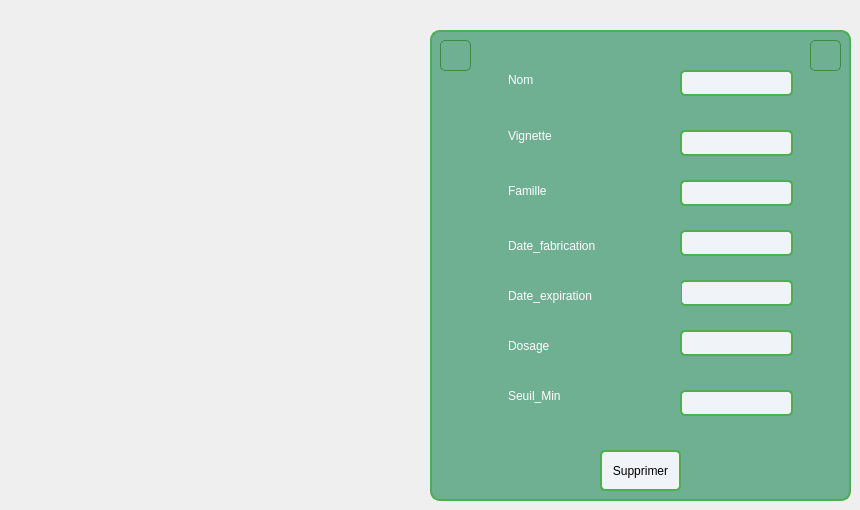
    <widget class="QWidget" name="tab_4">
     <attribute name="title">
      <string>supprimer</string>
     </attribute>
     <widget class="QFrame" name="frame_5">
      <property name="geometry">
       <rect>
        <x>430</x>
        <y>30</y>
        <width>421</width>
        <height>471</height>
       </rect>
      </property>
      <property name="styleSheet">
       <string notr="true">*{
    background-color: #f0f4f8;  /* Couleur de fond gris clair */
    font-family: Arial, sans-serif;  /* Police moderne et lisible */
}

/* Style pour les QFrame avec couleur vert pistache */
QFrame {
 background-color: #6FAF92;   /* Fond vert pistache */
    border: 2px solid #4CAF50;   /* Bordure vert émeraude */
    border-radius: 10px;         /* Coins arrondis */
    padding: 15px;        
}
QLabel {
    border: none;
}
</string>
      </property>
      <property name="frameShape">
       <enum>QFrame::NoFrame</enum>
      </property>
      <widget class="QLineEdit" name="lineEdit_29">
       <property name="geometry">
        <rect>
         <x>250</x>
         <y>40</y>
         <width>113</width>
         <height>26</height>
        </rect>
       </property>
       <property name="styleSheet">
        <string notr="true">* {
    background-color: #FFFFF;   /* Fond vert pistache */
    border:  2px solid #4CAF50;   /* Bordure bleu clair */
    border-radius: 5px;         /* Coins arrondis */
    padding: 15px;               /* Espacement interne */
}</string>
       </property>
      </widget>
      <widget class="QLineEdit" name="lineEdit_30">
       <property name="geometry">
        <rect>
         <x>250</x>
         <y>100</y>
         <width>113</width>
         <height>26</height>
        </rect>
       </property>
       <property name="styleSheet">
        <string notr="true">* {
    background-color: #FFFFF;   /* Fond vert pistache */
    border: 2px solid #4CAF50;   /* Bordure bleu clair */
    border-radius: 5px;         /* Coins arrondis */
    padding: 15px;               /* Espacement interne */
}</string>
       </property>
      </widget>
      <widget class="QLineEdit" name="lineEdit_31">
       <property name="geometry">
        <rect>
         <x>250</x>
         <y>200</y>
         <width>113</width>
         <height>26</height>
        </rect>
       </property>
       <property name="styleSheet">
        <string notr="true">* {
    background-color: #FFFFF;   /* Fond vert pistache */
    border: 2px solid #4CAF50;   /* Bordure bleu clair */
    border-radius: 5px;         /* Coins arrondis */
    padding: 15px;               /* Espacement interne */
}</string>
       </property>
      </widget>
      <widget class="QLineEdit" name="lineEdit_32">
       <property name="geometry">
        <rect>
         <x>250</x>
         <y>250</y>
         <width>113</width>
         <height>26</height>
        </rect>
       </property>
       <property name="styleSheet">
        <string notr="true">* {
    background-color: #FFFFF;   /* Fond vert pistache */
    border:  2px solid #4CAF50;   /* Bordure bleu clair */
    border-radius: 5px;         /* Coins arrondis */
    padding: 15px;               /* Espacement interne */
}</string>
       </property>
      </widget>
      <widget class="QLineEdit" name="lineEdit_33">
       <property name="geometry">
        <rect>
         <x>250</x>
         <y>150</y>
         <width>113</width>
         <height>26</height>
        </rect>
       </property>
       <property name="styleSheet">
        <string notr="true">* {
    background-color: #FFFFF;   /* Fond vert pistache */
    border:  2px solid #4CAF50;   /* Bordure bleu clair */
    border-radius: 5px;         /* Coins arrondis */
    padding: 15px;               /* Espacement interne */
}</string>
       </property>
      </widget>
      <widget class="QLineEdit" name="lineEdit_34">
       <property name="geometry">
        <rect>
         <x>250</x>
         <y>300</y>
         <width>113</width>
         <height>26</height>
        </rect>
       </property>
       <property name="styleSheet">
        <string notr="true">* {
    background-color: #FFFFF;   /* Fond vert pistache */
    border:  2px solid #4CAF50;   /* Bordure bleu clair */
    border-radius: 5px;         /* Coins arrondis */
    padding: 15px;               /* Espacement interne */
}</string>
       </property>
      </widget>
      <widget class="QLineEdit" name="lineEdit_35">
       <property name="geometry">
        <rect>
         <x>250</x>
         <y>360</y>
         <width>113</width>
         <height>26</height>
        </rect>
       </property>
       <property name="styleSheet">
        <string notr="true">* {
    background-color: #FFFFF;   /* Fond vert pistache */
    border: 2px solid #4CAF50;   /* Bordure bleu clair */
    border-radius: 5px;         /* Coins arrondis */
    padding: 15px;               /* Espacement interne */
}</string>
       </property>
      </widget>
      <widget class="QLabel" name="label_30">
       <property name="geometry">
        <rect>
         <x>60</x>
         <y>29</y>
         <width>91</width>
         <height>41</height>
        </rect>
       </property>
       <property name="styleSheet">
        <string notr="true">* {
    color: white;
}
</string>
       </property>
       <property name="text">
        <string>Nom</string>
       </property>
      </widget>
      <widget class="QLabel" name="label_31">
       <property name="geometry">
        <rect>
         <x>60</x>
         <y>80</y>
         <width>101</width>
         <height>51</height>
        </rect>
       </property>
       <property name="styleSheet">
        <string notr="true">* {
    color: white;
}
</string>
       </property>
       <property name="text">
        <string>Vignette</string>
       </property>
      </widget>
      <widget class="QLabel" name="label_32">
       <property name="geometry">
        <rect>
         <x>60</x>
         <y>130</y>
         <width>131</width>
         <height>61</height>
        </rect>
       </property>
       <property name="styleSheet">
        <string notr="true">* {
    color: white;
}
</string>
       </property>
       <property name="text">
        <string>Famille</string>
       </property>
      </widget>
      <widget class="QLabel" name="label_33">
       <property name="geometry">
        <rect>
         <x>60</x>
         <y>190</y>
         <width>141</width>
         <height>51</height>
        </rect>
       </property>
       <property name="styleSheet">
        <string notr="true">* {
    color: white;
}
</string>
       </property>
       <property name="text">
        <string>Date_fabrication</string>
       </property>
      </widget>
      <widget class="QLabel" name="label_34">
       <property name="geometry">
        <rect>
         <x>60</x>
         <y>240</y>
         <width>191</width>
         <height>51</height>
        </rect>
       </property>
       <property name="styleSheet">
        <string notr="true">* {
    color: white;
}
</string>
       </property>
       <property name="text">
        <string>Date_expiration</string>
       </property>
      </widget>
      <widget class="QLabel" name="label_35">
       <property name="geometry">
        <rect>
         <x>60</x>
         <y>290</y>
         <width>121</width>
         <height>51</height>
        </rect>
       </property>
       <property name="styleSheet">
        <string notr="true">* {
    color: white;
}
</string>
       </property>
       <property name="text">
        <string>Dosage</string>
       </property>
      </widget>
      <widget class="QLabel" name="label_36">
       <property name="geometry">
        <rect>
         <x>60</x>
         <y>340</y>
         <width>131</width>
         <height>51</height>
        </rect>
       </property>
       <property name="styleSheet">
        <string notr="true">* {
    color: white;
}
</string>
       </property>
       <property name="text">
        <string>Seuil_Min</string>
       </property>
      </widget>
      <widget class="QPushButton" name="pb_select_7">
       <property name="geometry">
        <rect>
         <x>380</x>
         <y>10</y>
         <width>31</width>
         <height>31</height>
        </rect>
       </property>
       <property name="styleSheet">
        <string notr="true">*{
    background-color: #6FAF92;  /* Medium green button */
    border: 1px solid #388E3C;  /* Darker green border */
    border-radius: 5px;
    color: #FFFFFF;             /* White text for contrast */
    padding: 5px;
}

*:hover {
    background-color: #81C784;  /* Lighter green on hover */
}</string>
       </property>
       <property name="text">
        <string/>
       </property>
       <property name="icon">
        <iconset>
         <normaloff>../Downloads/xxx.png</normaloff>
         <normalon>../Downloads/bouton-supprimer.png</normalon>../Downloads/xxx.png</iconset>
       </property>
       <property name="iconSize">
        <size>
         <width>30</width>
         <height>30</height>
        </size>
       </property>
      </widget>
      <widget class="QPushButton" name="pb_select_8">
       <property name="geometry">
        <rect>
         <x>10</x>
         <y>10</y>
         <width>31</width>
         <height>31</height>
        </rect>
       </property>
       <property name="styleSheet">
        <string notr="true">*{
    background-color: #6FAF92;  /* Medium green button */
    border: 1px solid #388E3C;  /* Darker green border */
    border-radius: 5px;
    color: #FFFFFF;             /* White text for contrast */
    padding: 5px;
}

*:hover {
    background-color: #81C784;  /* Lighter green on hover */
}</string>
       </property>
       <property name="text">
        <string/>
       </property>
       <property name="icon">
        <iconset>
         <normalon>../Downloads/retoor.png</normalon>
        </iconset>
       </property>
       <property name="iconSize">
        <size>
         <width>30</width>
         <height>30</height>
        </size>
       </property>
      </widget>
      <widget class="QPushButton" name="pushButton_6">
       <property name="geometry">
        <rect>
         <x>170</x>
         <y>420</y>
         <width>81</width>
         <height>41</height>
        </rect>
       </property>
       <property name="styleSheet">
        <string notr="true">* {
	font: 700 7pt &quot;Segoe UI&quot;;
    background-color: #FFFFF;   /* Fond vert pistache */
    border: 2px solid #4CAF50;   /* Bordure bleu clair */
    border-radius: 5px;         /* Coins arrondis */
    padding: 10px;               /* Espacement interne */
}
*:hover {
    background-color: #81C784;  /* Lighter green on hover */
}</string>
       </property>
       <property name="text">
        <string>Supprimer</string>
       </property>
      </widget>
     </widget>
    </widget>
